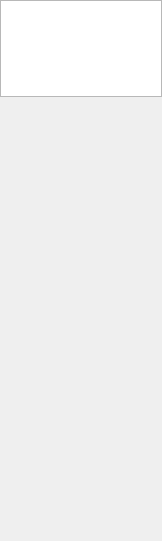
<?xml version="1.0" encoding="UTF-8"?>
<ui version="4.0">
 <class>ToolSet</class>
 <widget class="QWidget" name="ToolSet">
  <property name="geometry">
   <rect>
    <x>0</x>
    <y>0</y>
    <width>162</width>
    <height>541</height>
   </rect>
  </property>
  <property name="windowTitle">
   <string>Form</string>
  </property>
  <layout class="QVBoxLayout" name="verticalLayout">
   <property name="margin">
    <number>0</number>
   </property>
   <item>
    <widget class="QListView" name="lv_tools"/>
   </item>
   <item>
    <spacer name="verticalSpacer">
     <property name="orientation">
      <enum>Qt::Vertical</enum>
     </property>
     <property name="sizeHint" stdset="0">
      <size>
       <width>20</width>
       <height>538</height>
      </size>
     </property>
    </spacer>
   </item>
  </layout>
 </widget>
 <resources/>
 <connections/>
</ui>
